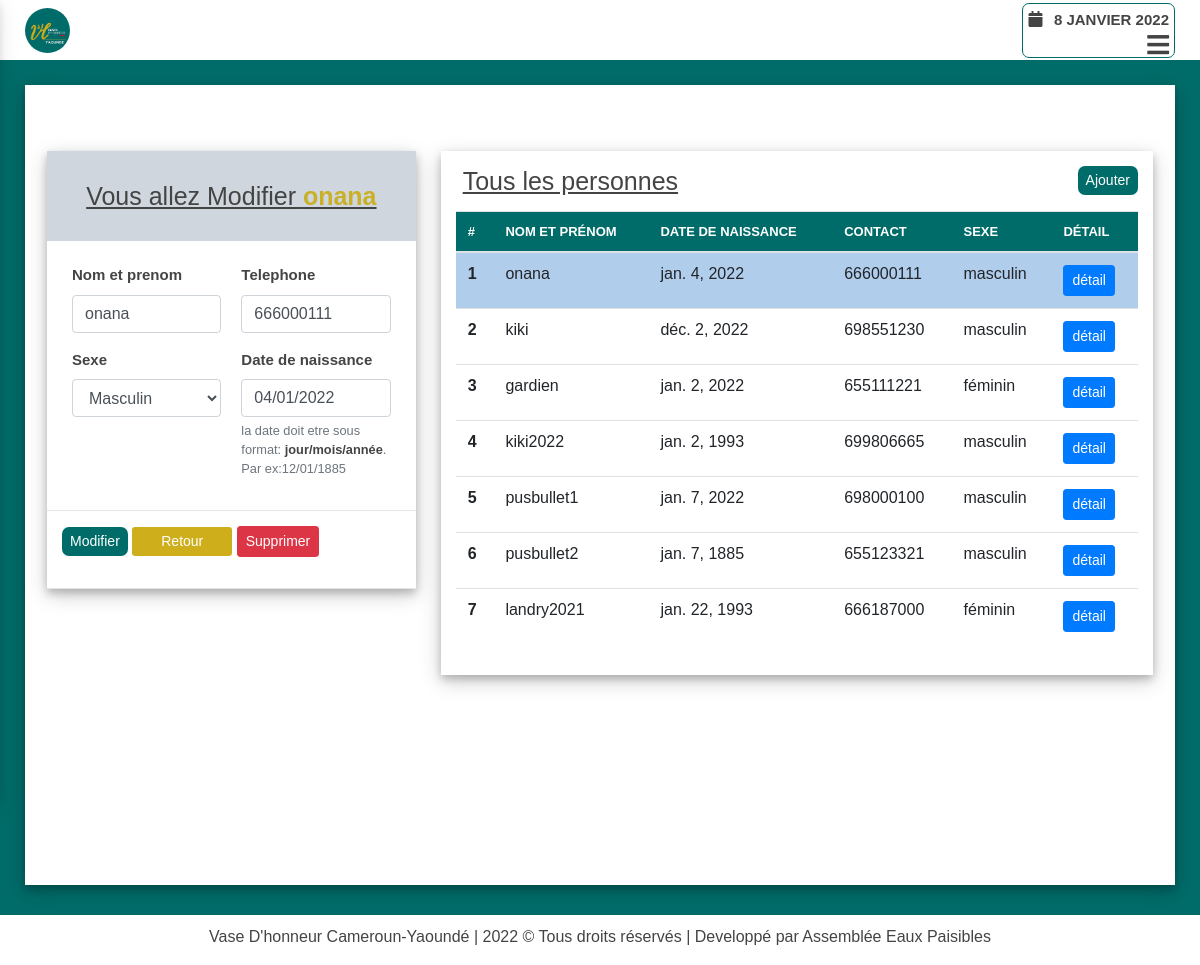
Page /anniversaire/modifier/personnes/7/detail (signed in) on the committed database.
### evangelisation/models.py (models this page shows)
class Personne(models.Model):
    SEXE = (
        ('masculin', 'Masculin'),
        ('féminin', 'Féminin')
    )
    nom_et_prenom = models.CharField(max_length=200, unique=True,
        error_messages={'unique':"Une personne avec ce nom et\ou prénom existe déjà"})
    sexe = models.CharField(choices=SEXE, max_length=15, verbose_name='Sexe')
    telephone = models.PositiveIntegerField(unique=True,
                error_messages={'unique':"Une personne avec ce numéro de télephone existe déjà"})
    date_naissance = models.DateField(auto_now=False, auto_now_add=False,
        verbose_name="Date de naissance", help_text="la date doit etre sous format: <b>jour/mois/année</b>. Par ex:12/01/1885")
    created = models.DateTimeField(auto_now_add=True)
    updated = models.DateTimeField(auto_now=True)
    def __str__(self):
        return self.nom_et_prenom

### evangelisation/views.py (the view)
@login_required(login_url="user_login")
def notification_app_detail_personne(request, type_opera, pk):
    context = dict()
    form = None
    personne = None
    try:
        personne = Personne.objects.get(id=pk)
        if request.method=="POST":
            form = PersonneForm(data=request.POST, instance=personne)
            if form.is_valid():
                form.save()
                messages.success(request, f"Personne modifier avec success")
                return redirect('notification:notification_app_index')
        else:
            form = PersonneForm(instance=personne)
            context['personne'] = personne
    except Personne.DoesNotExist:
        return Http404('page non disponible')
    context['pers_select'] = personne
    context['form'] = form
    context['type_opera'] = type_opera
    context['personnes'] = Personne.objects.all()
    context['select_link'] = 'sms'
    return render(request, 'index.html', context)

### evangelisation/forms.py (shortened to what this page needs)
class PersonneForm(forms.ModelForm):
    class Meta:
        model = Personne
        fields = ['nom_et_prenom', 'telephone', 'sexe', 'date_naissance']

### evangelisation/templates/index.html (shortened to what this page needs)
{% extends 'base.html' %}
{% load widget_tweaks %}
{% block hamburger %}
    <div class="menu-btn">
        <i class="fas fa-bars"></i>
    </div>
{% endblock hamburger %}
{% block content %}
<div class="home">
    <div class="wrapper-evang">
        <div class="row">
        </div>
        <div class="row">
            <div class="col-lg-4 col-sm-12">
                <div class="wrapper-detail-evang">
                    <div class="evang-dropdow">
                        {% if type_opera == 'ajouter' %}
                            <h2>Ajouter une personne</h2>
                        {% elif type_opera == 'modifier' %}
                            <h2>Vous allez Modifier <b style="color: #c9b026;">{{ pers_select.nom_et_prenom }}</b></h2>
                        {% endif %}
                    </div>
                    <dl class="dl-horizontal">
                        <div class="pt-2">
                            {% if type_opera == 'ajouter' %}
                                <form  action="{% url 'notification:notification_app_ajouter_personne' 'ajouter' %}" method="POST">
                                    {% csrf_token %}
                                    <div class="row">
                                        {% for field in form %}
                                            <div class="col-md-6">
                                                <div class="form-group pd {% if field.errors %}has-error{% endif %}">
                                                    <label for="{{ field.id_for_label }}">{{field.label}}</label>
                                                    {% render_field field class="form-control" %}
                                                    <small class="form-text text-muted">{{ field.help_text|safe }}</small>
                                                    {% for error in field.errors %}
                                                        <p class="pt-2 pb-2 pl-2 pr-2 alert alert-danger" style="border-radius: 7px;">
                                                            {{ error }}
                                                        </p>
                                                    {% endfor %}
                                                </div>
                                            </div>
                                        {% endfor %}
                                    </div>
                                    <div class="row">
                                        <div class="form-group text-center">
                                            <button type="submit" class="btn btn-success btn-sm">Ajouter</button>
                                            <a href="{% url 'notification:notification_app_index' %}" class="btn btn-secondary btn-sm">Retour</a>
                                        </div>
                                    </div>
                                </form>
                            {% elif type_opera == 'modifier' and pers_select.id %}
                                <form action="{% url 'notification:notification_app_detail_personne' 'modifier' pers_select.id %}" method="POST">
                                    <div class="row">
                                        {% for field in form %}
                                            <div class="col-md-6">
                                                <div class="form-group pd {% if field.errors %}has-error{% endif %}">
                                                    <label for="{{ field.id_for_label }}">{{field.label}}</label>
                                                    {% render_field field class="form-control" %}
                                                    <small class="form-text text-muted">{{ field.help_text|safe }}</small>
                                                </div>
                                            </div>
                                        {% endfor %}
                                    </div>
                                    <div class="row">
                                        <div class="form-group text-center">
                                            <button type="submit" class="btn btn-success btn-sm">Modifier</button>
                                            <a href="{% url 'notification:notification_app_index' %}"
                                                class="btn btn-secondary btn-sm">
                                                Retour
                                            </a>
                                            <a
                                                onclick="return confirm('Voulez vous vraiment supprimer {{form.instance}} ??')"
                                                href="{% url 'notification:notification_app_supprimer_personne' personne.id 'supprimer' %}"
                                                class="btn btn-danger btn-sm">
                                                Supprimer
                                            </a>
                                        </div>
                                    </div>
                                </form>
                            {% endif %}
                        </div>
                    </dl>
                </div>
            </div>
            <div class="col-lg-8 col-sm-12">
                <div class="wrapper-detail-participants">
                    <div class="row">
                        <div class="col-sm-10">
                            <h2>Tous les personnes</h2>
                        </div>
                        <div class="col-sm-2">
                            <div class="btn-personne-ajout">
                                <a class="btn btn-success btn-sm" href="{% url 'notification:notification_app_ajouter_personne' 'ajouter'  %}">Ajouter</a>
                            </div>
                        </div>
                    </div>
                    <div class="rempl">
                        <div class="table-responsive tab-elmt scroll-tab-elmt-evang-boss">
                            <table class="table table-hover" id="table-messages">
                                <thead>
                                    <tr>
                                        <th scope="col" rowspan="2">#</th>
                                        <th scope="col" rowspan="2">nom et prénom</th>
                                        <th scope="col" rowspan="2">date de naissance</th>
                                        <th scope="col" rowspan="2">contact</th>
                                        <th scope="col" rowspan="2">sexe</th>
                                        <th scope="col" rowspan="2">Détail</th>
                                    </tr>
                                </thead>
                                <tbody>
                                    {% for pers in personnes %}
                                        <tr {% if pers.id == pers_select.id %} style="background-color: #b1cdec;"{% endif %}>
                                            <th scope="row">{{ forloop.counter }}</th>
                                            <td>{{pers.nom_et_prenom}}</td>
                                            <td>{{pers.date_naissance}}</td>
                                            <td>{{pers.telephone}}</td>
                                            <td>{{pers.sexe}}</td>
                                            <td>
                                                <a class="btn btn-primary btn-sm"
                                                    href="{% url 'notification:notification_app_detail_personne' 'modifier' pers.id %}">
                                                    détail
                                                </a>
                                            </td>
                                        </tr>
                                    {% endfor %}
                                </tbody>
                            </table>
                        </div>
                    </div>
                </div>
            </div>
        </div>
    </div>
</div>
{% endblock content %}

### static/css_root/style.css (style rules this page uses)
* { margin: 0; padding: 0; box-sizing: border-box; font-family: "Poppins", sans-serif; }
.col, .col-1, .col-10, .col-11, .col-12, .col-2, .col-3, .col-4, .col-5, .col-6, .col-7, .col-8, .col-9, .col-auto, .col-lg, .col-lg-1, .col-lg-10, .col-lg-11, .col-lg-12, .col-lg-2, .col-lg-3, .col-lg-4, .col-lg-5, .col-lg-6, .col-lg-7, .col-lg-8, .col-lg-9, .col-lg-auto, .col-md, .col-md-1, .col-md-10, .col-md-11, .col-md-12, .col-md-2, .col-md-3, .col-md-4, .col-md-5, .col-md-6, .col-md-7, .col-md-8, .col-md-9, .col-md-auto, .col-sm, .col-sm-1, .col-sm-10, .col-sm-11, .col-sm-12, .col-sm-2, .col-sm-3, .col-sm-4, .col-sm-5, .col-sm-6, .col-sm-7, .col-sm-8, .col-sm-9, .col-sm-auto, .col-xl, .col-xl-1, .col-xl-10, .col-xl-11, .col-xl-12, .col-xl-2, .col-xl-3, .col-xl-4, .col-xl-5, .col-xl-6, .col-xl-7, .col-xl-8, .col-xl-9, .col-xl-auto { padding: 0px; }
h2, h4, p, a, small, b, div, section { color: #444; }
.row { margin: 0; width: 100%; }
body { min-height: 100vh; background-color: #006c69; }
.menu-btn { position: relative; color: #444; font-size: 25px; text-align: right; width: 100%; cursor: pointer; font-weight: bold; }
.home { width: 100%; height: auto; display: flex; flex-direction: column; justify-content: center; align-items: center; padding: 50px 0px; }
.btn-secondary { width: 100px; background: #c2a91f; }
.home h2 { color: #444;margin: 0px 7px;margin-bottom: 15px; }

### accounts/static/accounts/css/accounts.css (style rules this page uses)
.form-group label { font-weight: bold; font-size: 15px; }
.btn-success { background: #006c69; border: none; border-radius: 7px; }
.btn-secondary { background: #ceae1b; border: none; }
select { padding: 4px 8px; border: none; margin-right: 5px; border-radius: 7px; }
table thead th { text-transform: uppercase; }

### evangelisation/static/evangelisation/css/evangelisation.css (style rules this page uses)
.pd { padding: 0 10px; }
.btn-personne-ajout { display: inline-flex; justify-content: flex-end; width: 100%; }
table#person-evang thead, table#table-messages thead { background-color: #006c69; color: #fff; font-size: 13px; }
.wrapper-evang { padding: 0px 15px; width: 100%; }
.wrapper-detail-evang { margin-right: 15px; box-shadow: 0 4px 8px 0 rgb(0 0 0 / 20%), 0 6px 20px 0 rgb(0 0 0 / 20%); width: 100%; }
.wrapper-detail-evang .row { padding: 15px; border-bottom: 1px solid rgba(0,0,0,.1); }
.wrapper-detail-evang h2 { font-size: 25px; text-decoration: underline; padding: 15px 0px 0px; }
.wrapper-detail-participants h2, .wrapper-tabl-evang h2 { font-size: 25px; text-decoration: underline; }
.wrapper-detail-participants { box-shadow: 0 4px 8px 0 rgb(0 0 0 / 20%), 0 6px 20px 0 rgb(0 0 0 / 20%); padding: 15px; margin-left: 25px; }
.evang-dropdow { display: flex; justify-content: center; align-items: center; padding: 15px 0px 15px; background-color: #cfd6dd; }

### rows in the picture
Personne: nom_et_prenom "onana", nom_et_prenom "onana" "666000111" "Masculin" "04/01/2022", date_naissance "jan. 4, 2022", telephone "666000111", sexe "masculin"
Personne: nom_et_prenom "kiki", date_naissance "déc. 2, 2022", telephone "698551230", sexe "masculin"
Personne: nom_et_prenom "gardien", date_naissance "jan. 2, 2022", telephone "655111221", sexe "féminin"
Personne: nom_et_prenom "kiki2022", date_naissance "jan. 2, 1993", telephone "699806665", sexe "masculin"
Personne: nom_et_prenom "pusbullet1", date_naissance "jan. 7, 2022", telephone "698000100", sexe "masculin"
Personne: nom_et_prenom "pusbullet2", date_naissance "jan. 7, 1885", telephone "655123321", sexe "masculin"
Personne: nom_et_prenom "landry2021", date_naissance "jan. 22, 1993", telephone "666187000", sexe "féminin"

### other values in the picture
{{ field.label }} "Nom et prenom" "Telephone" "Sexe" "Date de naissance"
{{ field.help_text|safe }} "la date doit etre sous format: jour/mois/année . Par ex:12/01/1885"
